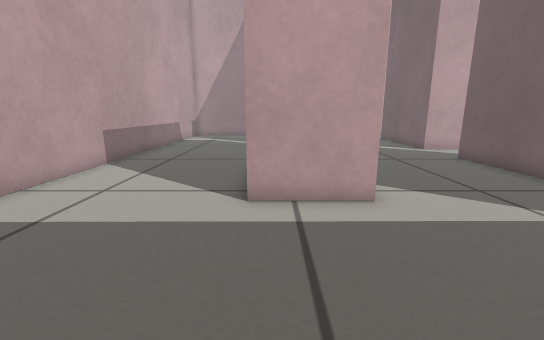
View 1 (above)

16 first-person views from a walk through a world built for the Gazebo simulator. The camera is 0.41 m above the floor, tilts 12° down and sees 90° across. The floor is counted in squares, 0.2 m on a side. Each view is taken from the middle of a square. On the plan, view 1 faces up. The plan holds only what a view shows up to about 16 squares ahead; the rest is blank.

View 2
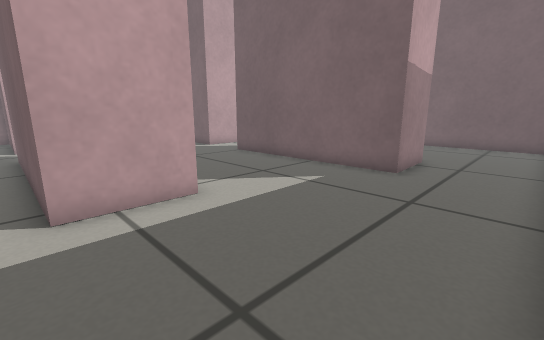

View 3
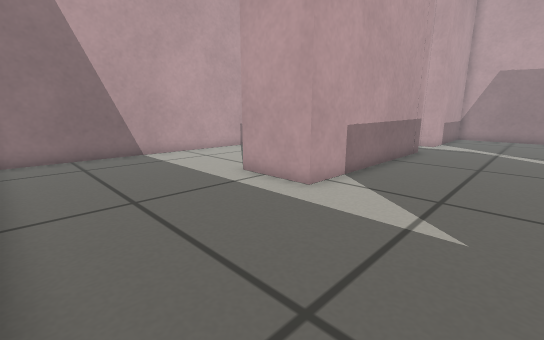

View 4
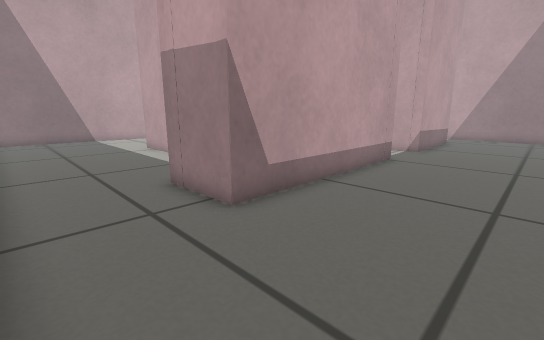

View 5
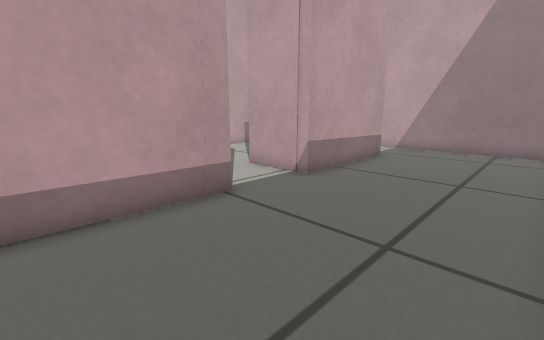

View 6
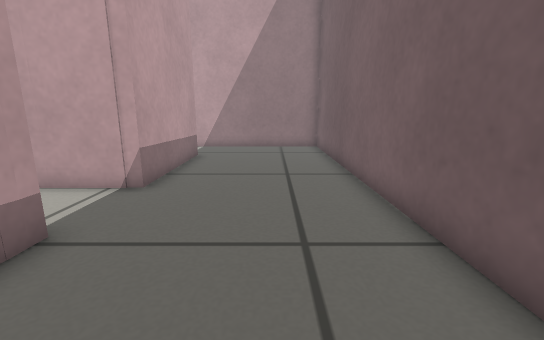

View 7
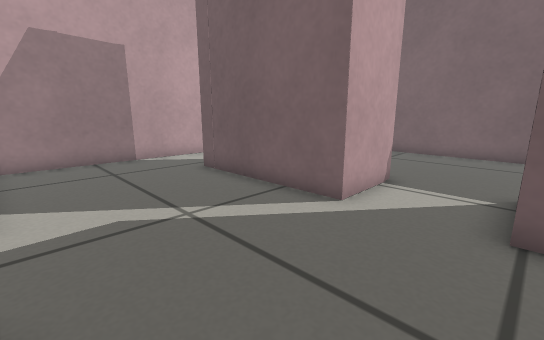

View 8
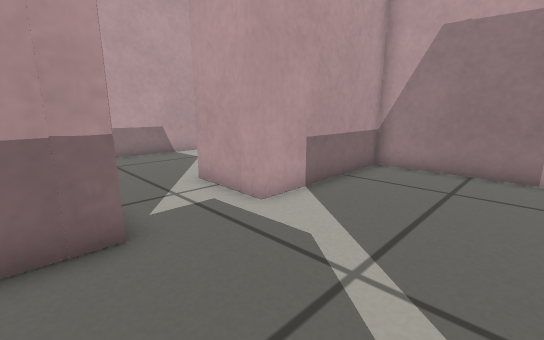

View 9
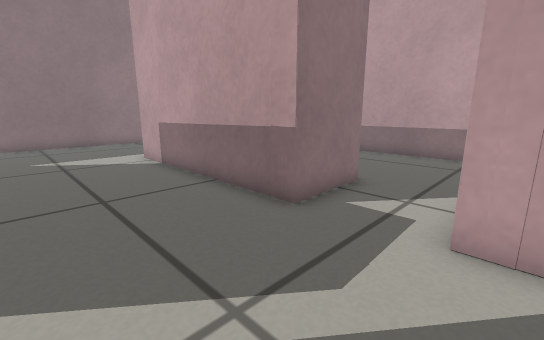

View 10
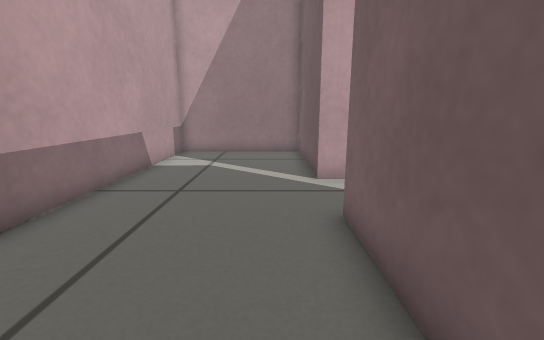

View 11
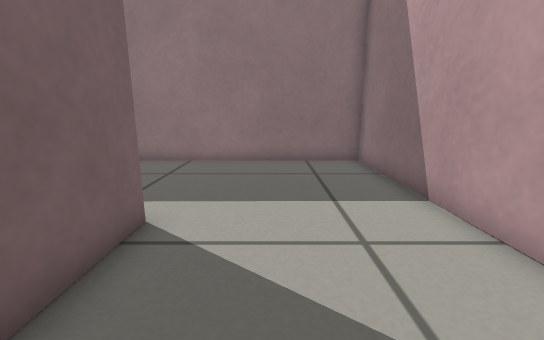

View 12
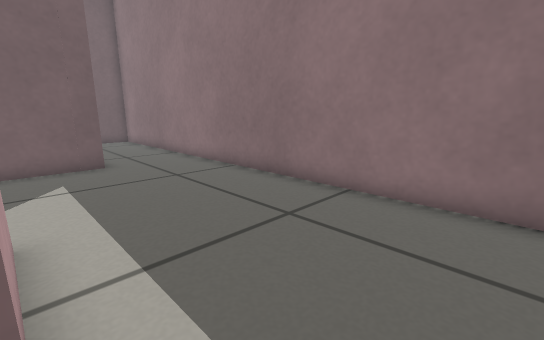

View 13
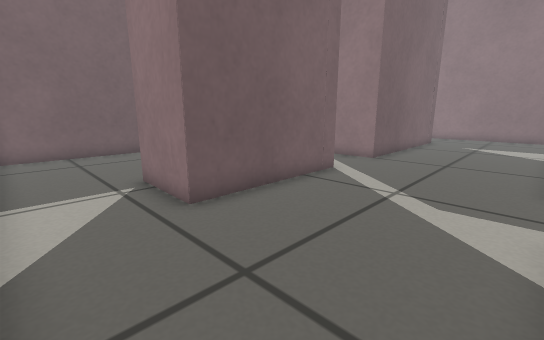

View 14
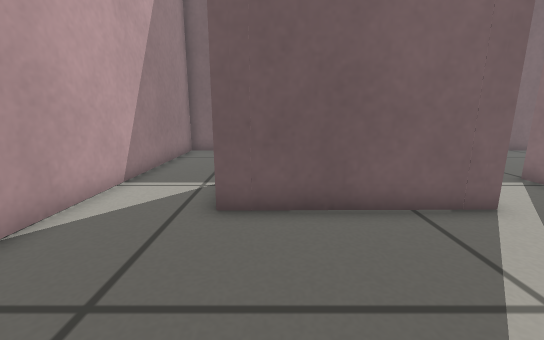

View 15
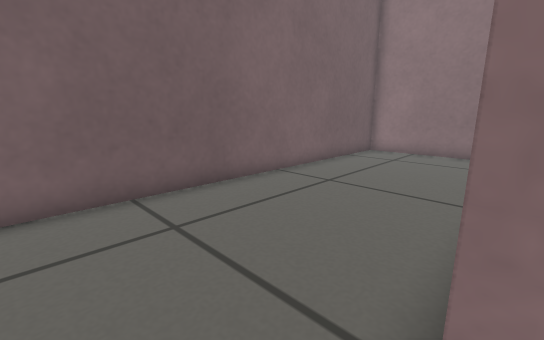

View 16
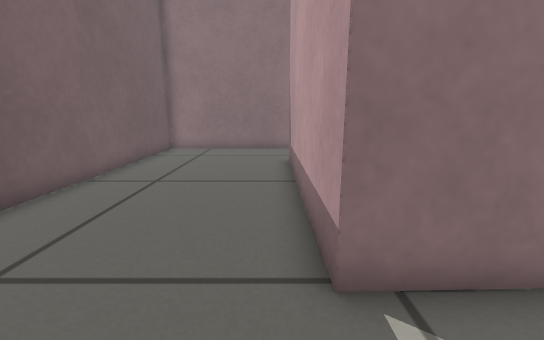

### Floor plan
Points are (right, up) in squares from view 1. A wall is a line through its corners. A room is listed if a view was taken in it or the views show most of it. See-through windows are left out.
Room 1 (views 1, 2, 3, 4, 5, 6, 7, 8, 9, 10, 11, 12, 13, 14, 15, 16)
walls: (8.4, 12.1) (11.3, 12.2) (11.3, 3.5) (8.4, 3.4) (8.4, 12.1); (8.5, 11.7) (8.5, 12.2); (2.5, 15.2) (2.4, 6.1) (-0.6, 6.1) (-0.6, 15.1) (2.5, 15.2); (11.5, 15.2) (8.5, 15.2) (8.4, 21.2) (11.3, 21.1) (11.3, 15.5); (2.5, 18.2) (-0.6, 18.3) (-0.6, 24.3) (-6.7, 24.2) (-6.7, -0.5) (17.7, -0.4) (17.7, 24.4) (2.6, 24.5) (2.5, 18.2)

Where each view was taken, in squares from view 1:
view 1: 0 up, 0 right, facing up
view 2: 0 up, 1 left, facing up-right
view 3: 0 up, 7 right, facing up-left
view 4: 0 up, 16 right, facing up-left
view 5: 8 up, 17 right, facing up-left
view 6: 8 up, 15 right, facing up
view 7: 12 up, 3 right, facing up-right
view 8: 14 up, 7 right, facing up-left
view 9: 19 up, 7 right, facing down-left
view 10: 10 up, 2 left, facing up
view 11: 11 up, 3 left, facing down
view 12: 6 up, 3 left, facing down-right
view 13: 24 up, 3 right, facing down-right
view 14: 20 up, 3 right, facing right
view 15: 14 up, 11 right, facing down-right
view 16: 15 up, 12 right, facing down
